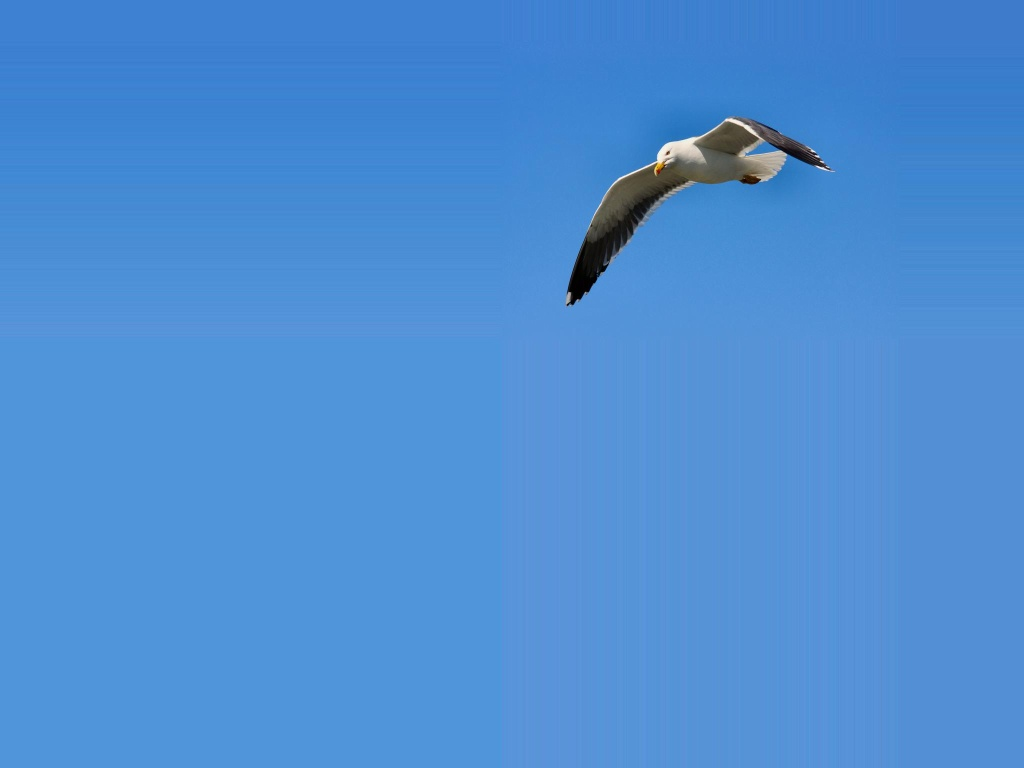
%> input picture moewex.jpg, 1024 x 768 px
$ octave Blatt1.m   (GNU Octave 9; MATLAB toolbox functions it lacks are replaced by stand-ins)
%> lines starting %> are read from the running program, lines starting %| are printed output that depends on the picture
%% Aufgabe 1

x = [1 2 3 4 ];
x' %#ok<NOPTS>
x*x'%#ok<NOPTS>
x.*x%#ok<NOPTS>

[x x]%#ok<NOPTS>
M=[x;2*x];
M%#ok<NOPTS>
M=[M;M];
M%#ok<NOPTS>
M(2,3)
M(2,:)      % hier bedeutet der ":" alle Spalten
M(:,3)      % hier bedeutet der ":" alle Zeilen
M(2:4,1:2)  % "2:4" bedeutet "2 bis 4"
M>3%#ok<NOPTS>         % vergleichen Sie die Ausgabe mit der Ausgabe der n鋍hsten Zeile
M(M>3)
M(M>3)=17%#ok<NOPTS>
M%#ok<NOPTS>

%% Aufgabe 2a

source=imread('moewex.jpg');
%> source is the input picture: size 768x1024x3 uint8; mean R, G, B 76.6, 141.6, 211.7
figure;
imshow(source);
size(source)
%> ans = [768 1024 3]
source_red = source;
source_red(:,:,2:3)=1;
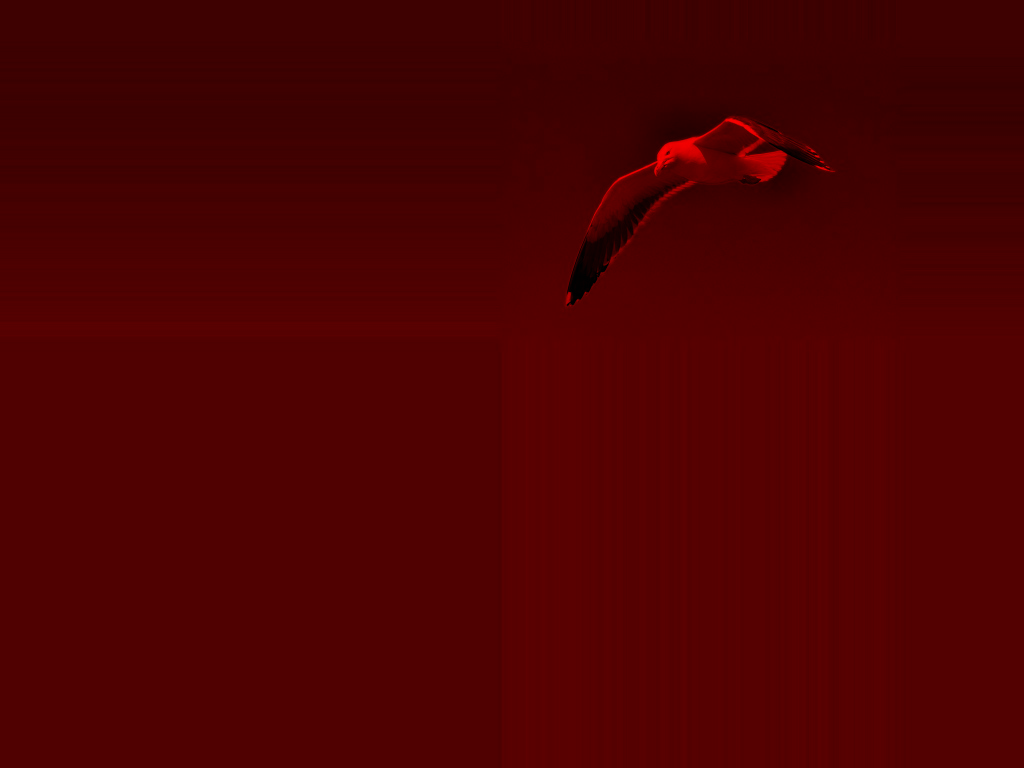
%> source_red: size 768x1024x3 uint8; mean R, G, B 76.6, 1, 1
source_green = source;
source_green(:,:,[1 3])=1;
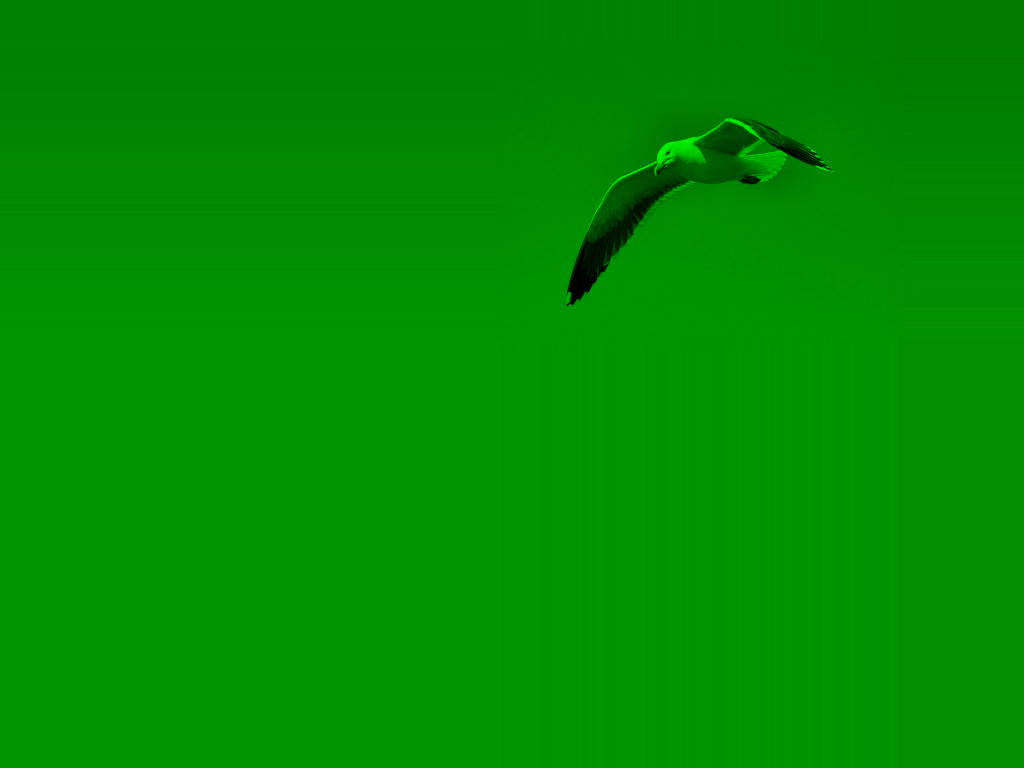
%> source_green: size 768x1024x3 uint8; mean R, G, B 1, 141.6, 1
source_blue = source;
source_blue(:,:,1:2)=1;
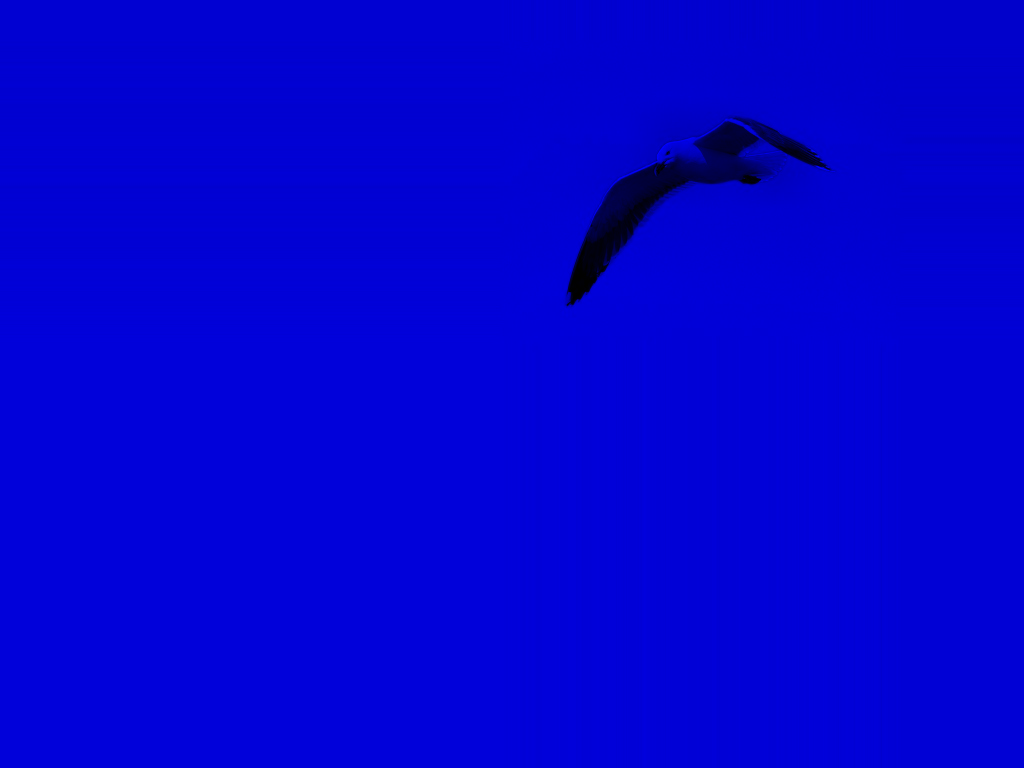
%> source_blue: size 768x1024x3 uint8; mean R, G, B 1, 1, 211.7
showQuadView(source, source_red, source_green, source_blue);
%> (this line was passed over: showQuadView is not available in this run)

%% Aufgabe 2b

source=imread('moewex.jpg');
%> (the run ends here)
